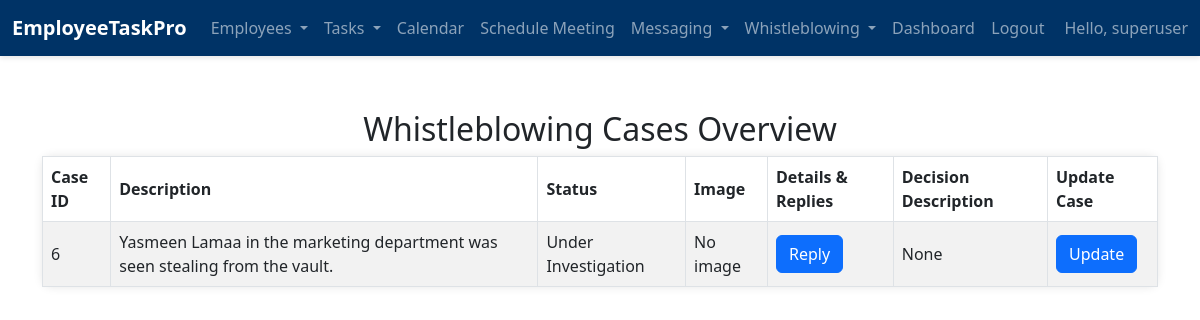
Screenshot of /emp/whistleblowing-cases/ (signed in) with the database file from the repository.
### emp/models.py (models this page shows, shortened)
class WhistleblowingCase(models.Model):
    STATUS_CHOICES = [
        ('Submitted', 'Submitted'),
        ('Open', 'Open'),
        ('Pending', 'Pending'),
        ('Under Investigation', 'Under Investigation'),
        ('Closed', 'Closed')
    ]
    involved_employees = models.ManyToManyField(User, related_name='whistleblowing_cases')
    description = models.TextField()
    date_time = models.DateTimeField(auto_now_add=True)
    submitted_by = models.ForeignKey(User, on_delete=models.SET_NULL, null=True, blank=True, related_name='submitted_cases')
    status = models.CharField(max_length=20, choices=STATUS_CHOICES, default='Submitted')
    attachment = models.FileField(upload_to='whistleblowing_attachments/', null=True, blank=True)
    decision_description = models.TextField(null=True, blank=True)

### emp/views.py (the view)
# urls.py: path('whistleblowing-cases/', whistleblowing_cases_overview, name='whistleblowing_cases_overview'),
@login_required
def whistleblowing_cases_overview(request):
    if request.user.groups.filter(name='HR').exists():
        cases = WhistleblowingCase.objects.all()  # HR can see all cases
    else:
        cases = WhistleblowingCase.objects.filter(submitted_by=request.user)  # Others see their own cases
    return render(request, 'emp/whistleblowing_cases_overview.html', {'cases': cases})

### emp/context_processors.py (called while the page is built)
def user_roles(request):
    is_hr_or_manager = request.user.groups.filter(name__in=['HR', 'Manager']).exists()
    is_employee = request.user.groups.filter(name='Employee').exists()
    return {
        'is_hr_or_manager': is_hr_or_manager,
        'is_employee': is_employee,
    }

### templates/emp/whistleblowing_cases_overview.html (shortened to what this page needs)
<!doctype html>
<html lang="en">
<head>
    <link href="https://cdn.jsdelivr.net/npm/bootstrap@5.2.2/dist/css/bootstrap.min.css"
          rel="stylesheet"
>
</head>
<body>
{% include 'emp/navbar.html' %}
<div class="container my-4">
    <h2>Whistleblowing Cases Overview</h2>
    <table class="table table-bordered table-striped">
        <thead>
            <tr>
                <th>Case ID</th>
                <th>Description</th>
                <th>Status</th>
                <th>Image</th>
                <th>Details & Replies</th>
                <th>Decision Description</th>
                {% if is_hr_or_manager %}
                    <th>Update Case</th>
                {% endif %}
            </tr>
        </thead>
        <tbody>
            {% for case in cases %}
            <tr>
                <td>{{ case.id }}</td>
                <td>{{ case.description }}</td>
                <td>{{ case.status }}</td>
                <td>
                    {% if case.attachment %}
                        <a href="{{ case.attachment.url }}" target="_blank">
                            <img src="{{ case.attachment.url }}" alt="Attachment">
                        </a>
                    {% else %}
                        No image
                    {% endif %}
                </td>
                <td><a href="{% url 'emp:case_conversation' case.id %}" class="btn btn-primary">Reply</a></td>
                <td>{{ case.decision_description }}</td>
                <td>
                    {% if is_hr_or_manager %}
                        <a href="{% url 'emp:update_whistleblowing_case' case.id %}" class="btn btn-primary">Update</a>
                    {% endif %}
                </td>
            </tr>
            {% empty %}
            <tr>
                <td colspan="6" class="text-center">No whistleblowing cases submitted.</td>
            </tr>
            {% endfor %}
        </tbody>
    </table>
</div>
</body>
</html>

### templates/emp/navbar.html (shortened to what this page needs)
{% load static %}
<!DOCTYPE html>
<html lang="en">
<head>
    <link rel="stylesheet" href="{% static 'css/navbar.css' %}">
    <link href="https://cdn.jsdelivr.net/npm/bootstrap@5.3.0/dist/css/bootstrap.min.css" rel="stylesheet">
    <link rel="stylesheet" href="https://cdnjs.cloudflare.com/ajax/libs/font-awesome/5.15.4/css/all.min.css" />
</head>
<body>
    {% if request.user.is_authenticated %}
    <nav class="navbar navbar-expand-lg navbar-dark" style="background-color:  #003366">
        <div class="container-fluid">
            <a class="navbar-brand" href="/emp/">EmployeeTaskPro</a>
            <div class="collapse navbar-collapse" id="navbarSupportedContent">
                <ul class="navbar-nav me-auto mb-2 mb-lg-0">
                    {% if is_hr_or_manager %}
                    <li class="nav-item dropdown">
                        <a class="nav-link dropdown-toggle" href="#" id="navbarDropdownMenuLink" role="button" data-bs-toggle="dropdown" aria-expanded="false">
                            Employees
                        </a>
                    </li>
                    <li class="nav-item dropdown">
                        <a class="nav-link dropdown-toggle" href="#" id="navbarDropdownTasks" role="button" data-bs-toggle="dropdown" aria-expanded="false">
                            Tasks
                        </a>
                    </li>
                    <li class="nav-item">
                        <a class="nav-link" href="/emp/calendar/">Calendar</a>
                    </li>
                    <li class="nav-item">
                        <a class="nav-link" href="/emp/add-meeting/">Schedule Meeting</a>
                    </li>
                    {% endif %}
                    <li class="nav-item dropdown">
                        <a class="nav-link dropdown-toggle" href="#" id="navbarDropdownMessaging" role="button" data-bs-toggle="dropdown" aria-expanded="false">
                            Messaging
                        </a>
                    </li>
                    {% if request.user.is_authenticated %}
                    <li class="nav-item dropdown">
                        <a class="nav-link dropdown-toggle" href="#" id="navbarDropdownWhistleblowing" role="button" data-bs-toggle="dropdown" aria-expanded="false">
                            Whistleblowing
                        </a>
                    </li>
                    {% endif %}
                    <li class="nav-item">
                        <a class="nav-link" href="/emp/emp-dashboard/">Dashboard</a>
                    </li>
                </ul>
                <ul class="navbar-nav ms-auto mb-2 mb-lg-0">
                    {% if request.user.is_authenticated %}
                    <li class="nav-item">
                        <form action="{% url 'logout' %}" method="post">
                            <button type="submit" class="btn btn-link nav-link" style="padding: 0; border: none; background: none; margin-right: 20px;">Logout</button>
                        </form>
                    </li>
                    {% else %}
                    <li class="nav-item">
                    </li>
                    {% endif %}
                    <li class="nav-item">
                        <span class="navbar-text mr-3">
                        Hello, {{ request.user.username }}
                        </span>
                    </li>
                </ul>
            </div>
        </div>
    </nav>
{% endif %}
</body>
</html>

### static/css/navbar.css (style rules this page uses)
body { font-family: 'Arial', sans-serif; margin: 0; padding: 0; background: #f4f4f4; }
.navbar { box-shadow: 0 2px 5px rgba(0,0,0,0.1); font-size: 16px; }
.navbar-brand { font-weight: bold; }
.nav-link { transition: color 0.3s; }
.btn-link { transition: color 0.3s; }

### templates/emp/whistleblowing_cases_overview.html (style rules this page uses)
body { background-color: #f8f9fa; font-family: Arial, sans-serif; }
.container { max-width: 1000px; margin: auto; padding: 30px; }
h2 { text-align: center; margin-bottom: 30px; color: #333; }
.table { background-color: #fff; border-radius: 10px; box-shadow: 0px 0px 10px rgba(0, 0, 0, 0.1); }
.table th, .table td { vertical-align: middle; }
.table th { background-color: #f8f9fa; color: #333; }
.table td { background-color: #ffffff; color: #555; }
.btn-primary { padding: 6px 12px; font-size: 14px; line-height: 1.42857143; border-radius: 4px; color: #fff; background-color: #337ab7; border-color: #2e6da4; }

### rows the page displays
WhistleblowingCase: id "6", description "Yasmeen Lamaa in the marketing department was seen stealing from the vault.", status "Under Investigation", attachment "No image", decision_description "None"

### other values shown
{{ request.user.username }} "superuser"
